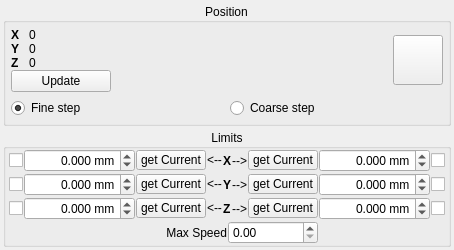
<?xml version="1.0" encoding="UTF-8"?>
<ui version="4.0">
 <class>Form</class>
 <widget class="QWidget" name="Form">
  <property name="geometry">
   <rect>
    <x>0</x>
    <y>0</y>
    <width>384</width>
    <height>221</height>
   </rect>
  </property>
  <property name="windowTitle">
   <string>Form</string>
  </property>
  <layout class="QGridLayout" name="gridLayout_4">
   <property name="margin">
    <number>3</number>
   </property>
   <property name="spacing">
    <number>3</number>
   </property>
   <item row="0" column="0">
    <widget class="QGroupBox" name="groupBox_2">
     <property name="title">
      <string>Position</string>
     </property>
     <property name="alignment">
      <set>Qt::AlignCenter</set>
     </property>
     <layout class="QGridLayout" name="gridLayout_3">
      <property name="margin">
       <number>5</number>
      </property>
      <item row="0" column="0">
       <widget class="QWidget" name="widget" native="true">
        <property name="minimumSize">
         <size>
          <width>100</width>
          <height>0</height>
         </size>
        </property>
        <layout class="QGridLayout" name="gridLayout">
         <property name="horizontalSpacing">
          <number>10</number>
         </property>
         <property name="verticalSpacing">
          <number>0</number>
         </property>
         <property name="margin">
          <number>0</number>
         </property>
         <item row="0" column="0">
          <widget class="QLabel" name="label_5">
           <property name="sizePolicy">
            <sizepolicy hsizetype="Maximum" vsizetype="Preferred">
             <horstretch>0</horstretch>
             <verstretch>0</verstretch>
            </sizepolicy>
           </property>
           <property name="font">
            <font>
             <weight>75</weight>
             <bold>true</bold>
            </font>
           </property>
           <property name="text">
            <string>X</string>
           </property>
          </widget>
         </item>
         <item row="0" column="1">
          <widget class="QLabel" name="xPosLabel">
           <property name="text">
            <string>0</string>
           </property>
          </widget>
         </item>
         <item row="1" column="0">
          <widget class="QLabel" name="label_7">
           <property name="sizePolicy">
            <sizepolicy hsizetype="Maximum" vsizetype="Preferred">
             <horstretch>0</horstretch>
             <verstretch>0</verstretch>
            </sizepolicy>
           </property>
           <property name="font">
            <font>
             <weight>75</weight>
             <bold>true</bold>
            </font>
           </property>
           <property name="text">
            <string>Y</string>
           </property>
          </widget>
         </item>
         <item row="1" column="1">
          <widget class="QLabel" name="yPosLabel">
           <property name="text">
            <string>0</string>
           </property>
          </widget>
         </item>
         <item row="2" column="0">
          <widget class="QLabel" name="label_8">
           <property name="sizePolicy">
            <sizepolicy hsizetype="Maximum" vsizetype="Preferred">
             <horstretch>0</horstretch>
             <verstretch>0</verstretch>
            </sizepolicy>
           </property>
           <property name="font">
            <font>
             <weight>75</weight>
             <bold>true</bold>
            </font>
           </property>
           <property name="text">
            <string>Z</string>
           </property>
          </widget>
         </item>
         <item row="2" column="1">
          <widget class="QLabel" name="zPosLabel">
           <property name="text">
            <string>0</string>
           </property>
          </widget>
         </item>
         <item row="3" column="0" colspan="2">
          <widget class="QPushButton" name="updatePosBtn">
           <property name="text">
            <string>Update</string>
           </property>
          </widget>
         </item>
        </layout>
       </widget>
      </item>
      <item row="0" column="2">
       <widget class="JoystickButton" name="joyBtn">
        <property name="minimumSize">
         <size>
          <width>50</width>
          <height>50</height>
         </size>
        </property>
        <property name="text">
         <string/>
        </property>
       </widget>
      </item>
      <item row="1" column="0" colspan="3">
       <layout class="QHBoxLayout" name="horizontalLayout_2">
        <item>
         <widget class="QRadioButton" name="fineStepRadio">
          <property name="text">
           <string>Fine step</string>
          </property>
          <property name="checked">
           <bool>true</bool>
          </property>
         </widget>
        </item>
        <item>
         <widget class="QRadioButton" name="coarseStepRadio">
          <property name="text">
           <string>Coarse step</string>
          </property>
         </widget>
        </item>
       </layout>
      </item>
      <item row="0" column="1">
       <spacer name="horizontalSpacer">
        <property name="orientation">
         <enum>Qt::Horizontal</enum>
        </property>
        <property name="sizeHint" stdset="0">
         <size>
          <width>40</width>
          <height>20</height>
         </size>
        </property>
       </spacer>
      </item>
     </layout>
    </widget>
   </item>
   <item row="1" column="0">
    <widget class="QGroupBox" name="limitsGroup">
     <property name="title">
      <string>Limits</string>
     </property>
     <property name="alignment">
      <set>Qt::AlignCenter</set>
     </property>
     <property name="checkable">
      <bool>false</bool>
     </property>
     <layout class="QGridLayout" name="gridLayout_2">
      <property name="leftMargin">
       <number>3</number>
      </property>
      <property name="topMargin">
       <number>0</number>
      </property>
      <property name="rightMargin">
       <number>3</number>
      </property>
      <property name="bottomMargin">
       <number>0</number>
      </property>
      <property name="spacing">
       <number>1</number>
      </property>
      <item row="0" column="3">
       <widget class="QPushButton" name="xMinBtn">
        <property name="maximumSize">
         <size>
          <width>70</width>
          <height>20</height>
         </size>
        </property>
        <property name="text">
         <string>get Current</string>
        </property>
       </widget>
      </item>
      <item row="0" column="4">
       <widget class="QLabel" name="xMinLabel">
        <property name="text">
         <string>&lt;--</string>
        </property>
       </widget>
      </item>
      <item row="0" column="6">
       <widget class="QLabel" name="xMaxLabel">
        <property name="text">
         <string>--&gt;</string>
        </property>
        <property name="alignment">
         <set>Qt::AlignRight|Qt::AlignTrailing|Qt::AlignVCenter</set>
        </property>
       </widget>
      </item>
      <item row="0" column="7">
       <widget class="QPushButton" name="xMaxBtn">
        <property name="maximumSize">
         <size>
          <width>70</width>
          <height>20</height>
         </size>
        </property>
        <property name="text">
         <string>get Current</string>
        </property>
       </widget>
      </item>
      <item row="1" column="3">
       <widget class="QPushButton" name="yMinBtn">
        <property name="maximumSize">
         <size>
          <width>70</width>
          <height>20</height>
         </size>
        </property>
        <property name="text">
         <string>get Current</string>
        </property>
       </widget>
      </item>
      <item row="1" column="4">
       <widget class="QLabel" name="yMinLabel">
        <property name="text">
         <string>&lt;--</string>
        </property>
       </widget>
      </item>
      <item row="1" column="5">
       <widget class="QLabel" name="label_3">
        <property name="sizePolicy">
         <sizepolicy hsizetype="Maximum" vsizetype="Preferred">
          <horstretch>0</horstretch>
          <verstretch>0</verstretch>
         </sizepolicy>
        </property>
        <property name="font">
         <font>
          <weight>75</weight>
          <bold>true</bold>
         </font>
        </property>
        <property name="text">
         <string>Y</string>
        </property>
       </widget>
      </item>
      <item row="1" column="6">
       <widget class="QLabel" name="yMaxLabel">
        <property name="text">
         <string>--&gt;</string>
        </property>
        <property name="alignment">
         <set>Qt::AlignRight|Qt::AlignTrailing|Qt::AlignVCenter</set>
        </property>
       </widget>
      </item>
      <item row="1" column="7">
       <widget class="QPushButton" name="yMaxBtn">
        <property name="maximumSize">
         <size>
          <width>70</width>
          <height>20</height>
         </size>
        </property>
        <property name="text">
         <string>get Current</string>
        </property>
       </widget>
      </item>
      <item row="2" column="3">
       <widget class="QPushButton" name="zMinBtn">
        <property name="maximumSize">
         <size>
          <width>70</width>
          <height>20</height>
         </size>
        </property>
        <property name="text">
         <string>get Current</string>
        </property>
       </widget>
      </item>
      <item row="2" column="4">
       <widget class="QLabel" name="zMinLabel">
        <property name="text">
         <string>&lt;--</string>
        </property>
       </widget>
      </item>
      <item row="2" column="5">
       <widget class="QLabel" name="label">
        <property name="sizePolicy">
         <sizepolicy hsizetype="Maximum" vsizetype="Preferred">
          <horstretch>0</horstretch>
          <verstretch>0</verstretch>
         </sizepolicy>
        </property>
        <property name="font">
         <font>
          <weight>75</weight>
          <bold>true</bold>
         </font>
        </property>
        <property name="text">
         <string>Z</string>
        </property>
       </widget>
      </item>
      <item row="2" column="6">
       <widget class="QLabel" name="zMaxLabel">
        <property name="text">
         <string>--&gt;</string>
        </property>
        <property name="alignment">
         <set>Qt::AlignRight|Qt::AlignTrailing|Qt::AlignVCenter</set>
        </property>
       </widget>
      </item>
      <item row="2" column="7">
       <widget class="QPushButton" name="zMaxBtn">
        <property name="maximumSize">
         <size>
          <width>70</width>
          <height>20</height>
         </size>
        </property>
        <property name="text">
         <string>get Current</string>
        </property>
       </widget>
      </item>
      <item row="3" column="3" colspan="5">
       <layout class="QHBoxLayout" name="horizontalLayout_3">
        <item>
         <widget class="QLabel" name="label_4">
          <property name="text">
           <string>Max Speed</string>
          </property>
          <property name="alignment">
           <set>Qt::AlignRight|Qt::AlignTrailing|Qt::AlignVCenter</set>
          </property>
         </widget>
        </item>
        <item>
         <widget class="SpinBox" name="maxSpeedSpin"/>
        </item>
       </layout>
      </item>
      <item row="0" column="0">
       <widget class="QCheckBox" name="xMinCheck">
        <property name="text">
         <string/>
        </property>
       </widget>
      </item>
      <item row="1" column="0">
       <widget class="QCheckBox" name="yMinCheck">
        <property name="text">
         <string/>
        </property>
       </widget>
      </item>
      <item row="2" column="0">
       <widget class="QCheckBox" name="zMinCheck">
        <property name="text">
         <string/>
        </property>
       </widget>
      </item>
      <item row="0" column="9">
       <widget class="QCheckBox" name="xMaxCheck">
        <property name="text">
         <string/>
        </property>
       </widget>
      </item>
      <item row="1" column="9">
       <widget class="QCheckBox" name="yMaxCheck">
        <property name="text">
         <string/>
        </property>
       </widget>
      </item>
      <item row="2" column="9">
       <widget class="QCheckBox" name="zMaxCheck">
        <property name="text">
         <string/>
        </property>
       </widget>
      </item>
      <item row="0" column="5">
       <widget class="QLabel" name="label_2">
        <property name="sizePolicy">
         <sizepolicy hsizetype="Maximum" vsizetype="Preferred">
          <horstretch>0</horstretch>
          <verstretch>0</verstretch>
         </sizepolicy>
        </property>
        <property name="font">
         <font>
          <weight>75</weight>
          <bold>true</bold>
         </font>
        </property>
        <property name="text">
         <string>X</string>
        </property>
       </widget>
      </item>
      <item row="0" column="2">
       <widget class="SpinBox" name="xMinSpin">
        <property name="alignment">
         <set>Qt::AlignRight|Qt::AlignTrailing|Qt::AlignVCenter</set>
        </property>
        <property name="suffix">
         <string> mm</string>
        </property>
        <property name="decimals">
         <number>3</number>
        </property>
        <property name="minimum">
         <double>-25000.000000000000000</double>
        </property>
        <property name="maximum">
         <double>25000.000000000000000</double>
        </property>
        <property name="singleStep">
         <double>0.100000000000000</double>
        </property>
       </widget>
      </item>
      <item row="1" column="2">
       <widget class="SpinBox" name="yMinSpin">
        <property name="alignment">
         <set>Qt::AlignRight|Qt::AlignTrailing|Qt::AlignVCenter</set>
        </property>
        <property name="suffix">
         <string> mm</string>
        </property>
        <property name="decimals">
         <number>3</number>
        </property>
        <property name="minimum">
         <double>-25000.000000000000000</double>
        </property>
        <property name="maximum">
         <double>25000.000000000000000</double>
        </property>
        <property name="singleStep">
         <double>0.100000000000000</double>
        </property>
       </widget>
      </item>
      <item row="2" column="2">
       <widget class="SpinBox" name="zMinSpin">
        <property name="alignment">
         <set>Qt::AlignRight|Qt::AlignTrailing|Qt::AlignVCenter</set>
        </property>
        <property name="suffix">
         <string> mm</string>
        </property>
        <property name="decimals">
         <number>3</number>
        </property>
        <property name="minimum">
         <double>-25000.000000000000000</double>
        </property>
        <property name="maximum">
         <double>25000.000000000000000</double>
        </property>
        <property name="singleStep">
         <double>0.100000000000000</double>
        </property>
       </widget>
      </item>
      <item row="0" column="8">
       <widget class="SpinBox" name="xMaxSpin">
        <property name="alignment">
         <set>Qt::AlignRight|Qt::AlignTrailing|Qt::AlignVCenter</set>
        </property>
        <property name="suffix">
         <string> mm</string>
        </property>
        <property name="decimals">
         <number>3</number>
        </property>
        <property name="minimum">
         <double>-25000.000000000000000</double>
        </property>
        <property name="maximum">
         <double>25000.000000000000000</double>
        </property>
        <property name="singleStep">
         <double>0.100000000000000</double>
        </property>
       </widget>
      </item>
      <item row="1" column="8">
       <widget class="SpinBox" name="yMaxSpin">
        <property name="alignment">
         <set>Qt::AlignRight|Qt::AlignTrailing|Qt::AlignVCenter</set>
        </property>
        <property name="suffix">
         <string> mm</string>
        </property>
        <property name="decimals">
         <number>3</number>
        </property>
        <property name="minimum">
         <double>-25000.000000000000000</double>
        </property>
        <property name="maximum">
         <double>25000.000000000000000</double>
        </property>
        <property name="singleStep">
         <double>0.100000000000000</double>
        </property>
       </widget>
      </item>
      <item row="2" column="8">
       <widget class="SpinBox" name="zMaxSpin">
        <property name="alignment">
         <set>Qt::AlignRight|Qt::AlignTrailing|Qt::AlignVCenter</set>
        </property>
        <property name="suffix">
         <string> mm</string>
        </property>
        <property name="decimals">
         <number>3</number>
        </property>
        <property name="minimum">
         <double>-25000.000000000000000</double>
        </property>
        <property name="maximum">
         <double>25000.000000000000000</double>
        </property>
        <property name="singleStep">
         <double>0.100000000000000</double>
        </property>
       </widget>
      </item>
     </layout>
    </widget>
   </item>
   <item row="1" column="1">
    <spacer name="horizontalSpacer_3">
     <property name="orientation">
      <enum>Qt::Horizontal</enum>
     </property>
     <property name="sizeHint" stdset="0">
      <size>
       <width>40</width>
       <height>20</height>
      </size>
     </property>
    </spacer>
   </item>
  </layout>
 </widget>
 <customwidgets>
  <customwidget>
   <class>SpinBox</class>
   <extends>QDoubleSpinBox</extends>
   <header>pyqtgraph</header>
  </customwidget>
  <customwidget>
   <class>JoystickButton</class>
   <extends>QPushButton</extends>
   <header>pyqtgraph</header>
  </customwidget>
 </customwidgets>
 <resources/>
 <connections/>
</ui>
